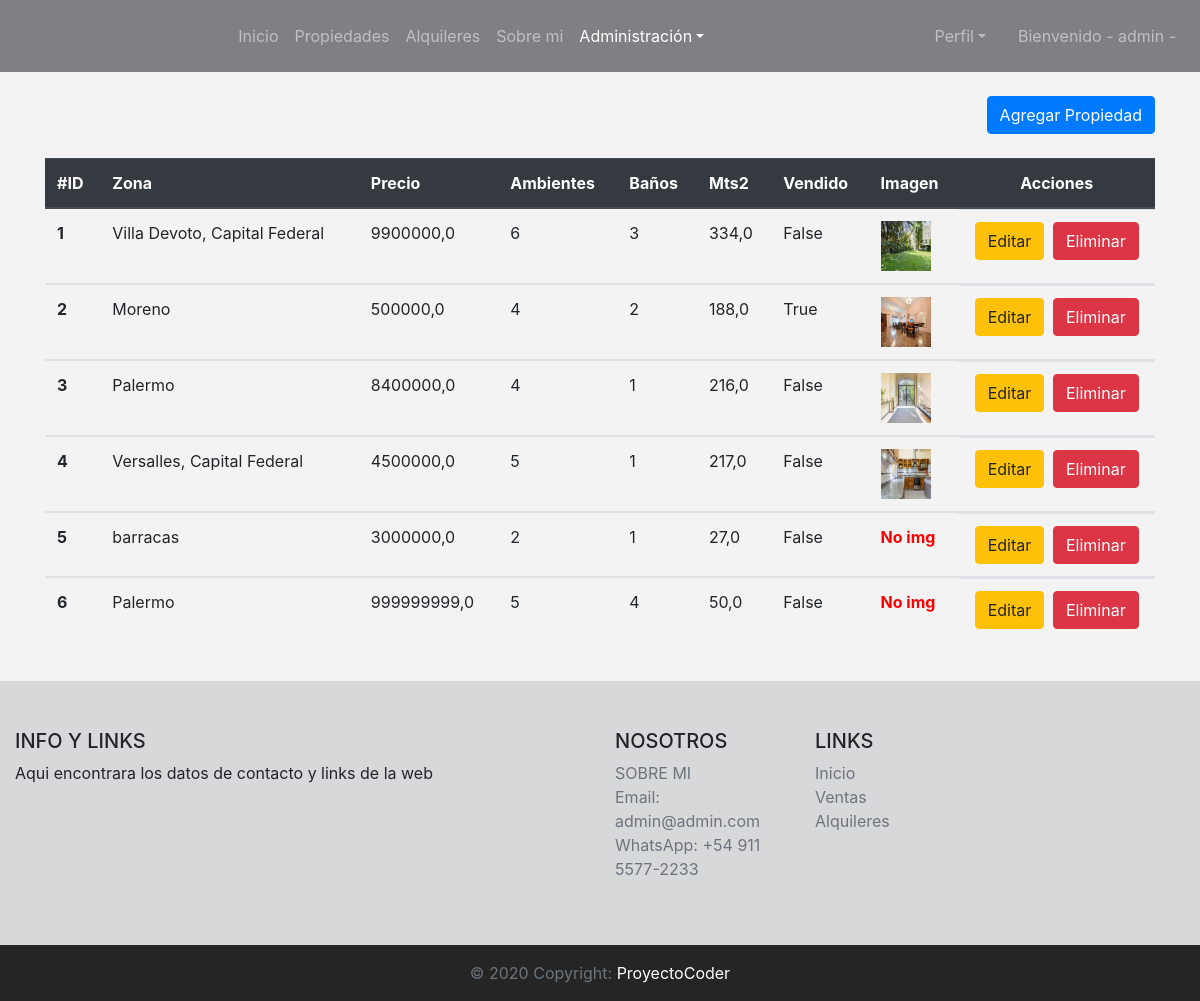
The app's page /sales/crud-sale/ (signed in), older data.
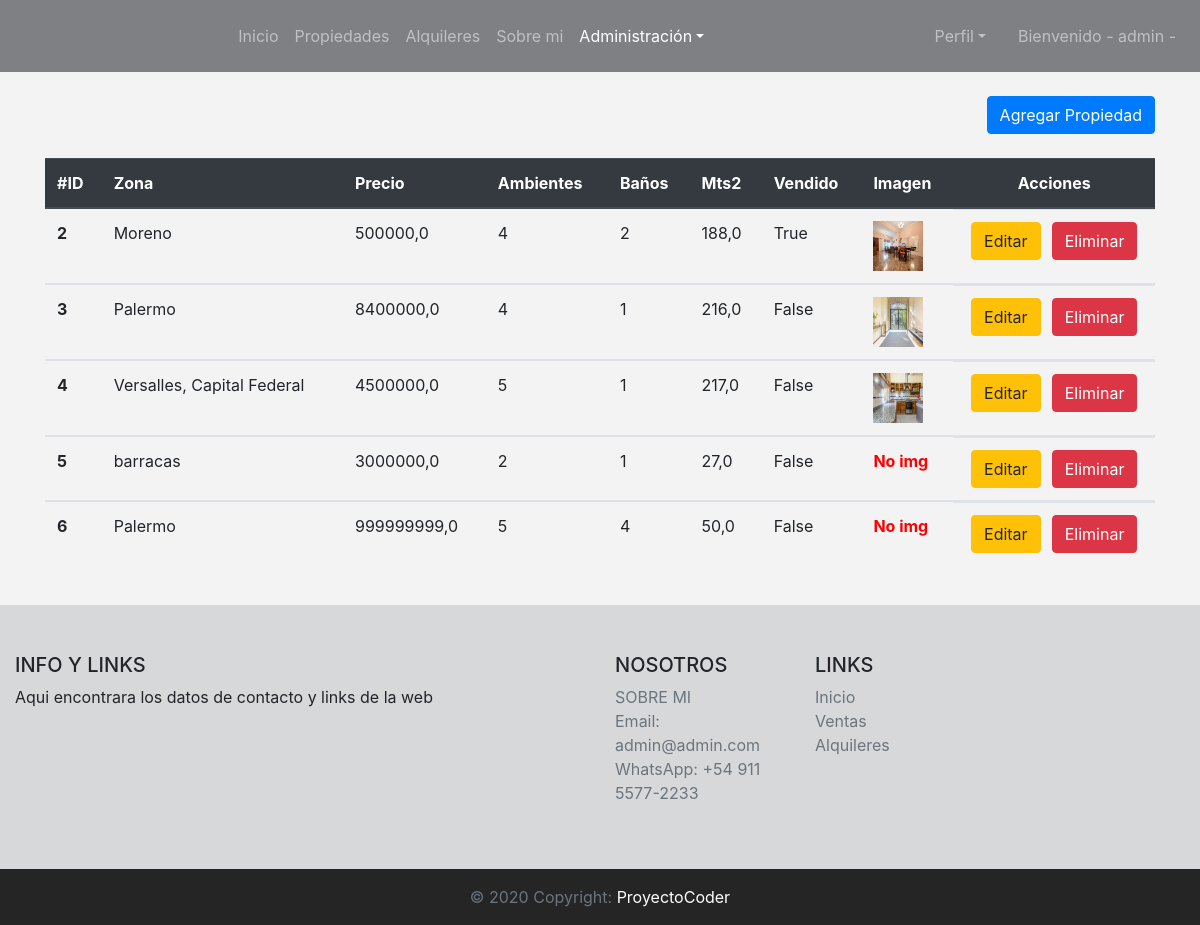
The same page, newer data.
### sales/models.py (models this page shows, shortened)
class Sale(models.Model):
    title = models.CharField(max_length=50, verbose_name='Titutlo')
    zone = models.CharField(max_length=35, verbose_name='Zona')
    description = models.CharField(max_length=300)
    price = models.FloatField(verbose_name='Precio')
    environments = models.IntegerField(verbose_name='Ambientes')
    toilets = models.IntegerField(verbose_name='Baños')
    area = models.FloatField()
    sold = models.BooleanField(verbose_name='Vendido')
    sale_image = models.ImageField(upload_to='sales_image', null=True, blank=True, verbose_name='Imagen')
    class Meta:
        verbose_name = 'Venta'
        verbose_name_plural = 'Ventas'

### sales/views.py (the view)
# urls.py: path('crud-sale/', crud_sales, name='crud_sale'),
@staff_member_required
def crud_sales(request):
    if 'search' in request.GET:
        search = request.GET['search']
        sales = Sale.objects.filter(title__icontains=search)
    else:
        sales = Sale.objects.all()
    context = {
        'sales': sales,
    }
    return render(request, 'sales/crud_sale.html', context=context)

### templates/sales/crud_sale.html (shortened to what this page needs)
{% extends 'base.html' %}
{% block crud %}
<li class="nav-item dropdown active">
{% endblock %}
{% block content %}
<br>
<div class="container">
    <div class="text-right">
        <a href="/sales/create-sale" class="btn btn-primary text-right">Agregar Propiedad</a>
    </div>
    <br>
    <table class="table">
        <thead class="thead-dark">
            <tr>
                <th scope="col">#ID</th>
                <th scope="col">Zona</th>
                <th scope="col">Precio</th>
                <th scope="col">Ambientes</th>
                <th scope="col">Baños</th>
                <th scope="col">Mts2</th>
                <th scope="col">Vendido</th>
                <th scope="col">Imagen</th>
                <th scope="col" class="text-center">Acciones</th>
            </tr>
        </thead>
        {% for sale in sales %}
        <tbody>
            <tr>
                <th scope="row">{{sale.id}}</th>
                <td>{{sale.zone}}</td>
                <td>{{sale.price}}</td>
                <td>{{sale.environments}}</td>
                <td>{{sale.toilets}}</td>
                <td>{{sale.area}}</td>
                <td>{{sale.sold}}</td>
                {% if sale.sale_image.url != '' %}
                    <td><img src="{{sale.sale_image.url}}" width="50" height="50" alt=""></td>
                {% else %}
                    <td class="font-weight-bold" style="color: red;">No img</td>
                {% endif %}
                <td class="d-flex justify-content-around"><a href="/sales/update-sale/{{sale.pk}}/" class="btn btn-warning">Editar</a><a href="/sales/delete-sale/{{sale.pk}}/" class="btn btn-danger">Eliminar</a></td>
            </tr>
        </tbody>
        {% endfor %}
    </table>
</div>
{% endblock %}

Row changes from the older to the newer data that the page shows:
removed Sale: id "1", zone "Villa Devoto, Capital Federal", price "9900000,0", environments "6", toilets "3", area "334,0", sold "False", sale_image (picture)
